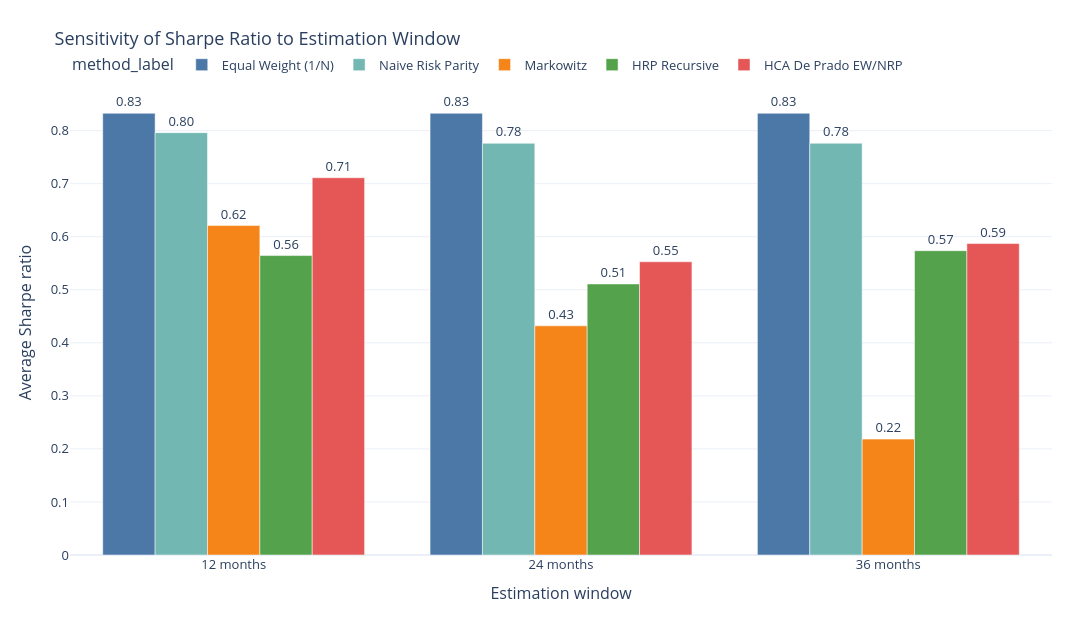

The code cell stored with this chart in its notebook:
### Markdown cell above
## Figure 1 - Sharpe by Estimation Window

This figure answers: does performance depend on the size of the estimation window?

### Code cell
window_df = (
    bt.groupby(['estimation_months', 'method'], as_index=False)['sharpe_ratio']
    .mean()
)
window_df['method_label'] = pd.Categorical(
    window_df['method'].map(method_label),
    categories=[method_label(m) for m in METHOD_ORDER],
    ordered=True,
)
window_df = window_df.sort_values(['estimation_months', 'method_label'])
window_df['window_label'] = window_df['estimation_months'].astype(str) + ' months'

fig_window = px.bar(
    window_df,
    x='window_label',
    y='sharpe_ratio',
    color='method_label',
    text='sharpe_ratio',
    category_orders={
        'window_label': ['12 months', '24 months', '36 months'],
        'method_label': [method_label(m) for m in METHOD_ORDER],
    },
    color_discrete_map={method_label(k): v for k, v in PALETTE.items()},
)
fig_window.update_traces(texttemplate='%{text:.2f}', textposition='outside')
fig_window.update_xaxes(title='Estimation window')
fig_window.update_yaxes(title='Average Sharpe ratio')
apply_paper_layout(fig_window, title='Sensitivity of Sharpe Ratio to Estimation Window')
save_figure(fig_window, 'figure_01_window_sensitivity.html')
fig_window

### Figure 1 — Plotly figure (JSON) as saved in the notebook; plotly's stock layout.template omitted (floating-point values rounded to 4 significant figures)
{"data": [{"hovertemplate": "method_label=Equal Weight (1/N)<br>window_label=%{x}<br>sharpe_ratio=%{text}<extra></extra>", "legendgroup": "Equal Weight (1/N)", "marker": {"color": "#4C78A8", "pattern": {"shape": ""}}, "name": "Equal Weight (1/N)", "orientation": "v", "showlegend": true, "text": [0.8327, 0.8327, 0.8327], "textposition": "outside", "texttemplate": "%{text:.2f}", "type": "bar", "x": ["12 months", "24 months", "36 months"], "xaxis": "x", "y": [0.8327, 0.8327, 0.8327], "yaxis": "y"}, {"hovertemplate": "method_label=Naive Risk Parity<br>window_label=%{x}<br>sharpe_ratio=%{text}<extra></extra>", "legendgroup": "Naive Risk Parity", "marker": {"color": "#72B7B2", "pattern": {"shape": ""}}, "name": "Naive Risk Parity", "orientation": "v", "showlegend": true, "text": [0.7962, 0.7761, 0.7762], "textposition": "outside", "texttemplate": "%{text:.2f}", "type": "bar", "x": ["12 months", "24 months", "36 months"], "xaxis": "x", "y": [0.7962, 0.7761, 0.7762], "yaxis": "y"}, {"hovertemplate": "method_label=Markowitz<br>window_label=%{x}<br>sharpe_ratio=%{text}<extra></extra>", "legendgroup": "Markowitz", "marker": {"color": "#F58518", "pattern": {"shape": ""}}, "name": "Markowitz", "orientation": "v", "showlegend": true, "text": [0.621, 0.4319, 0.2185], "textposition": "outside", "texttemplate": "%{text:.2f}", "type": "bar", "x": ["12 months", "24 months", "36 months"], "xaxis": "x", "y": [0.621, 0.4319, 0.2185], "yaxis": "y"}, {"hovertemplate": "method_label=HRP Recursive<br>window_label=%{x}<br>sharpe_ratio=%{text}<extra></extra>", "legendgroup": "HRP Recursive", "marker": {"color": "#54A24B", "pattern": {"shape": ""}}, "name": "HRP Recursive", "orientation": "v", "showlegend": true, "text": [0.5645, 0.5109, 0.5737], "textposition": "outside", "texttemplate": "%{text:.2f}", "type": "bar", "x": ["12 months", "24 months", "36 months"], "xaxis": "x", "y": [0.5645, 0.5109, 0.5737], "yaxis": "y"}, {"hovertemplate": "method_label=HCA De Prado EW/NRP<br>window_label=%{x}<br>sharpe_ratio=%{text}<extra></extra>", "legendgroup": "HCA De Prado EW/NRP", "marker": {"color": "#E45756", "pattern": {"shape": ""}}, "name": "HCA De Prado EW/NRP", "orientation": "v", "showlegend": true, "text": [0.7112, 0.5527, 0.5871], "textposition": "outside", "texttemplate": "%{text:.2f}", "type": "bar", "x": ["12 months", "24 months", "36 months"], "xaxis": "x", "y": [0.7112, 0.5527, 0.5871], "yaxis": "y"}], "layout": {"barmode": "group", "font": {"size": 13}, "height": 620, "legend": {"orientation": "h", "title": {"text": "method_label"}, "tracegroupgap": 0, "x": 0, "xanchor": "left", "y": 1.02, "yanchor": "bottom"}, "margin": {"b": 65, "l": 70, "r": 40, "t": 90}, "paper_bgcolor": "white", "plot_bgcolor": "white", "title": {"text": "Sensitivity of Sharpe Ratio to Estimation Window"}, "width": 1100, "xaxis": {"anchor": "y", "categoryarray": ["12 months", "24 months", "36 months"], "categoryorder": "array", "domain": [0, 1], "title": {"text": "Estimation window"}}, "yaxis": {"anchor": "x", "domain": [0, 1], "title": {"text": "Average Sharpe ratio"}}}}
